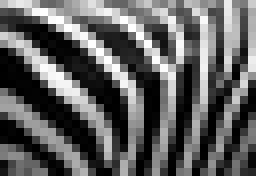
%> input picture 6-gabor-filter/Optimal_filter/DataSet/grey_zebra_texture.jpg, 32 x 22 px, shrunk from 145 x 103 before the run (shown 8 times larger)
$ octave optimal.m   (GNU Octave 9; MATLAB toolbox functions it lacks are replaced by stand-ins)
%> lines starting %> are read from the running program, lines starting %| are printed output that depends on the picture
### 6-gabor-filter/Optimal_filter/Energy.m
function [ mu ] = Energy(img_in,par,psi,gamma)
% par è un vettore di dimensione 3: [theta lambda sigma]
  %psi è un vettore: [0 pi/2]

    % calcolo della parte reale e immaginaria del filtro di Gabor,
    % attraverso un diverso valore della fase
    gb_R = gabor_fn(par(1), par(2), par(3), psi(1), gamma);
    gb_I = gabor_fn(par(1), par(2), par(3), psi(2), gamma);

    %convoluzione dell'immagine rispettivamente con la parte reale e la parte
    %immaginaria del filtro  di Gabor
    H_R(:,:) = imfilter(img_in, gb_R, 'conv');
    H_I(:,:) = imfilter(img_in, gb_I, 'conv');

    %calcolo dell'energia
    E = uint8((H_R.^2+H_I.^2).^0.5);

    variance= var(double(E(:)));
    E = E/variance;
    mu = mean2(E);
end

### 6-gabor-filter/Optimal_filter/optimal_filter.m
function [  ] = optimal_filter( img_in, theta, lambda, sigma, psi, gamma)
% [5 lines of commented-out code are left out]

img_out = zeros(size(img_in,1), size(img_in,2));
gb = gabor_fn(theta, lambda, sigma,psi(1),gamma) + 1i *  gabor_fn(theta, lambda, sigma,psi(2),gamma);
figure;
% gb/2 + 0.5 per ottenere l'immagine in scale di grigio
imshow(abs(gb/2+0.5));
img_out(:,:) = imfilter(img_in, gb, 'conv');
img_out = img_out./max(img_out(:));
figure;
subplot(1,2,1),imshow(img_in);
subplot(1,2,2),imshow(double(imag(img_out)));
end

### 6-gabor-filter/Optimal_filter/gabor_fn.m
function gb = gabor_fn(theta, lambda, sigma, psi, gamma)
% [4 lines of commented-out code are left out]

sigma_x = sigma;
sigma_y = sigma/gamma;

%definizione della finestra di kernel

sz = fix(8*max(sigma_y,sigma_x));
%la finestra deve avere dimensione dispari
if mod(sz,2)==0,
    sz=sz+1;
end

[x y] = meshgrid(-fix(sz/2):fix(sz/2),fix(sz/2):-1:fix(-sz/2));

x_theta = (x*cos(theta)+y*sin(theta));
y_theta = (-x*sin(theta)+y*cos(theta));

gb=exp(-0.5*(x_theta.^2/sigma_x^2+y_theta.^2/sigma_y^2)).*cos(2*pi/lambda*x_theta+psi);


end

### 6-gabor-filter/Optimal_filter/optimal.m

psi = [0 pi/2];
gamma = 0.5;

%best_par è il vettore [theta lambda sigma] dei parametri ottimali
img_in = im2double(imread('DataSet/grey_zebra_texture.jpg'));
%> img_in: size 22x32 double; min 0, max 1, mean 0.376
%img_in = im2double(imread('DataSet/grey_leo_texture.jpg'));

% par è un vettore di dimensione 3: [theta lambda sigma]
% sintassi:  par_da_ott funzione, X0, LB, UB
[best_par best_val]= fminsearchbnd(@(par) -Energy(img_in, par, psi, gamma), [0 2 2], [0 0 2], [2*pi 8 16]);
%> in Energy, `variance= var(double(E(:)));`: variance = 0.545
%> in Energy, `mu = mean2(E);`: mu = 0.791
%> best_par = [4.07 1.02 10.03]; best_val = -255
theta_opt = best_par(1);
%> theta_opt = 4.07
lambda_opt = best_par(2);
%> lambda_opt = 1.02
sigma_opt = best_par(3);
%> sigma_opt = 10.03


optimal_filter( img_in, theta_opt, lambda_opt, sigma_opt, psi, gamma);
%> in optimal_filter, `imshow(abs(gb/2+0.5));`:
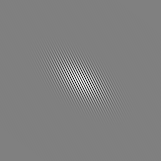
%> displayed picture: size 161x161, on the screen's scale of 0 to 255; min 18, max 255, mean 128.3
%> in optimal_filter, `imshow(double(imag(img_out)))`:
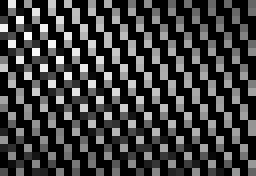
%> displayed picture: size 22x32, on the screen's scale of 0 to 255 (shown 8 times larger); min 0, max 250, mean 61.6

%test_img_in = im2double(imread('DataSet/grey_leo.jpg'));

% nb qui fa cacare
%test_img_in = im2double(imread('DataSet/grey_leo_erba.jpg'));

test_img_in = im2double(imread('DataSet/grey_zebra.jpg'));
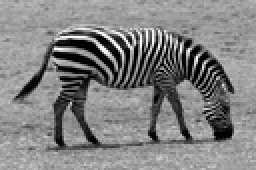
%> input picture 6-gabor-filter/Optimal_filter/DataSet/grey_zebra.jpg, 128 x 85 px, shrunk from 586 x 391 before the run (shown 2 times larger)
%> test_img_in: size 85x128 double; min 0, max 1, mean 0.511
optimal_filter( test_img_in, theta_opt, lambda_opt, sigma_opt, psi, gamma);
%> call 2 of optimal_filter, with theta = 4.07, lambda = 1.02, sigma = 10.03, psi = [0 1.57], gamma = 0.5
%> in optimal_filter (call 2), `imshow(double(imag(img_out)))`:
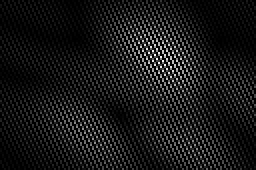
%> displayed picture: size 85x128, on the screen's scale of 0 to 255 (shown 2 times larger); min 0, max 250, mean 23.6
